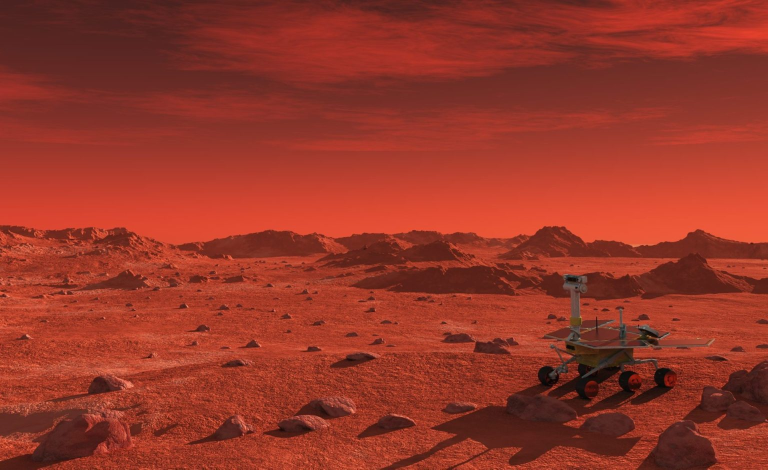
#> input picture Machine_learning/Control_points/CP2_Data_Augmentation/mars536x939.jpg, 1536 x 939 px, found by its file name (shown at 1/2 size)
$ jupyter execute --allow-errors 'Generating pictures.ipynb'   (older library calls are emulated)
#> lines starting #> are read from the running program, lines starting #| are printed output that depends on the picture
#Зачётная работа по генерации данных

[cell 1]
# Импортирование необходимых библиотек
import matplotlib.pyplot as plt   # Отрисовка изображений в Colab
from PIL import Image, ImageDraw  # Библиотека для работы с изображениями
import numpy as np

[cell 2]
# Подключаем Google-диск
from google.colab import drive
drive.mount('/content/drive')

[cell 3]
def isPortraitFormat(width: int, height: int):
  if height > width:
    return True
  else:
    return False

def smart_crop(img, target_h, target_w):
  img_w, img_h = img.size                 # Сохраняем размер картинки

  # Проверка на формат и сжатие
  if isPortraitFormat(img_w, img_h):
    new_w = target_w                      # Подстраиваемся под ширину
    new_h = round(new_w / img_w * img_h)  # Рассчитываем приблизительную высоту

  else:
    new_h = target_h                      # Подстраиваемся под высоту
    new_w = round(new_h / img_h * img_w)  # Рассчитываем приблизительную ширину

  img = img.resize((new_w, new_h), Image.ANTIALIAS) # Применяем первые изменения

                                        # Обрезка лишнего

  # Находим координаты центра сжатой картинки
  center_w = new_w // 2
  center_h = new_h // 2

  # Находим левую верхнюю точку для прямоугольной обрезки
  top_left_w = center_w - target_w // 2
  top_left_h = center_h - target_h // 2

  # Находим правую нижняя точку для прямоугольной обрезки
  bottom_right_w = center_w + target_w // 2
  bottom_right_h = center_h + target_h // 2

  # Обрезаем изображение прямоугольной областью по заданным координатам
  img = img.crop((top_left_w, top_left_h, bottom_right_w, bottom_right_h))

  return img

Общие задания
---

[cell 4]
pic = '/content/drive/MyDrive/Colab Notebooks/Machine_learning/Control_points/CP2_Data_Augmentation/mars536x939.jpg'

img = Image.open(pic)   # Загружаем изображение
#> img is the input picture: PIL image 1536x939 RGB; mean R, G, B 150.4, 54.4, 40

img = smart_crop(img, 300, 200)
#> in smart_crop, `img = img.resize((new_w, new_h), Image.ANTIALIAS)`:
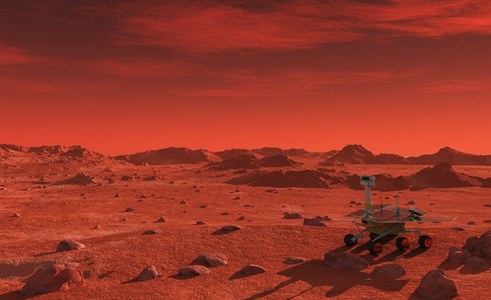
#> img: PIL image 491x300 RGB; mean R, G, B 150.4, 54.4, 40
#> in smart_crop, `img = img.crop((top_left_w, top_left_h, bottom_right_w, bottom_right_h))`:
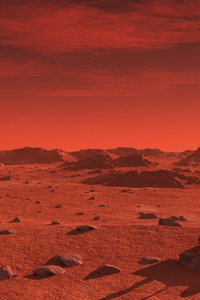
#> img: PIL image 200x300 RGB; mean R, G, B 153.2, 54.3, 39.7
plt.imshow(img)
plt.show()

pic2 = '/content/drive/MyDrive/Colab Notebooks/Machine_learning/Control_points/CP2_Data_Augmentation/human.png'

img2 = Image.open(pic2)   # Загружаем изображение
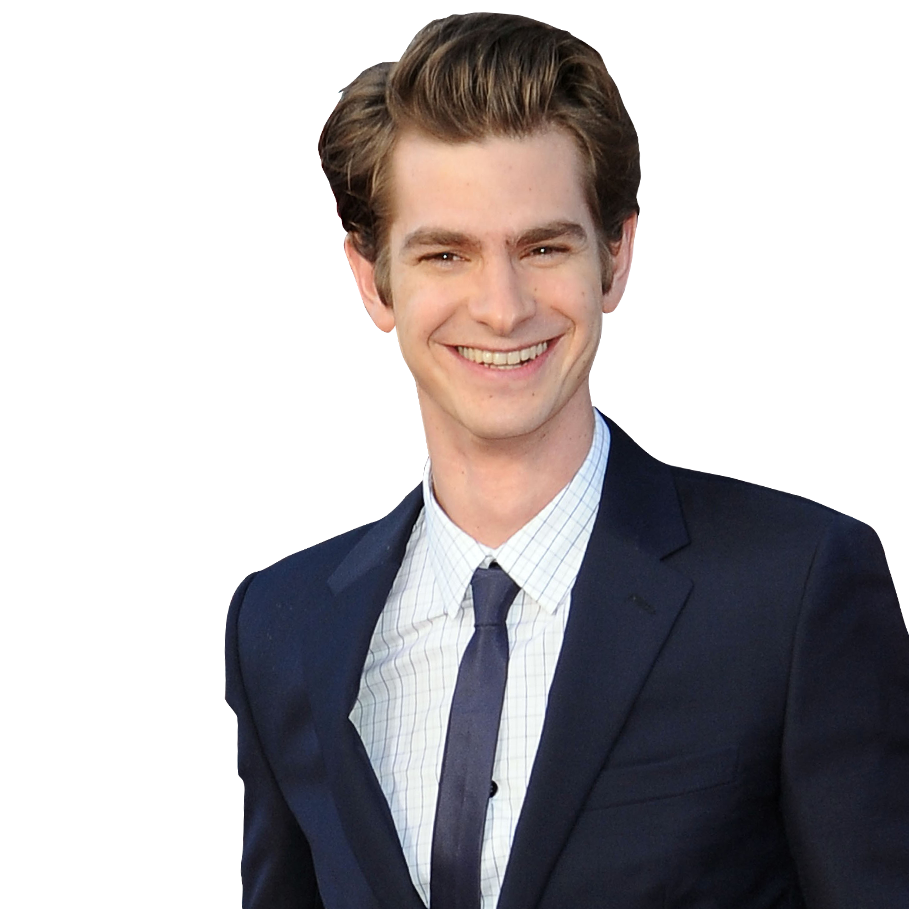
#> input picture Machine_learning/Control_points/CP2_Data_Augmentation/human.png, 909 x 909 px, found by its file name
#> img2 is the input picture: PIL image 909x909 RGBA; mean R, G, B, A 179.8, 175.7, 177.5, 255

img2 = smart_crop(img2, 180, 180)
#> call 2 of smart_crop, with target_h = 180, target_w = 180
#> in smart_crop (call 2), `img = img.resize((new_w, new_h), Image.ANTIALIAS)`:
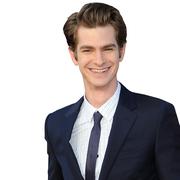
#> img: PIL image 180x180 RGBA; mean R, G, B, A 179.7, 175.6, 177.4, 255
plt.imshow(img2)
plt.show()

# Преобразуем картинку в массив, чтобы удостовериться, что у нас действительно четырехмерный массив RGBA

image_data = img2.getdata() # Получаем данные картинки
image_data = np.array(image_data) # Преобразуем в np массив
image_data = image_data.reshape(img2.size[1], img2.size[0], 4)

# print(image_data[5]) #Посмотрим часть значений пикселей и увидим Альфа канал
